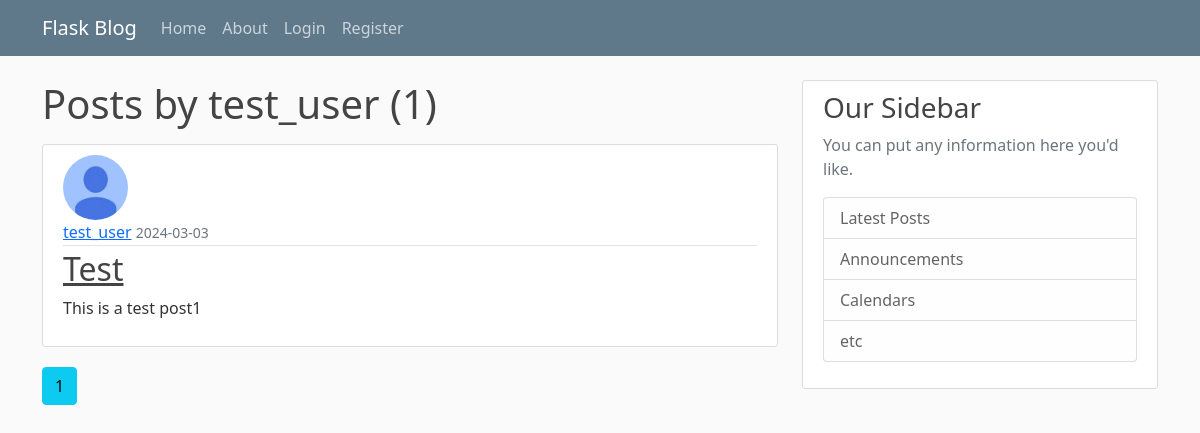
/user/test_user, run on an earlier commit of the app's database.
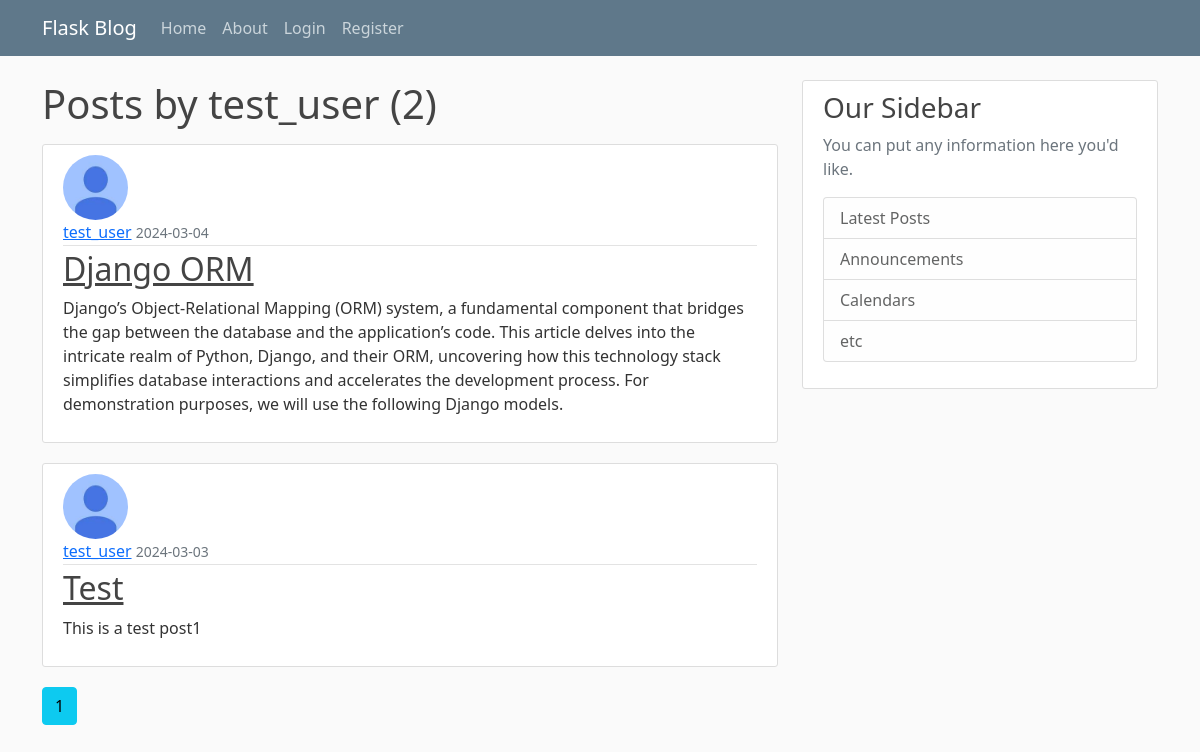
And on a later commit of the database.
### flask_blog/models.py (models this page shows, shortened)
class Post(db.Model):
    id = db.Column(db.Integer, primary_key = True)
    title = db.Column(db.String(120), nullable = False)
    date_posted = db.Column(db.DateTime, nullable = False, default=datetime.utcnow)
    content = db.Column(db.Text, nullable=False)
    user_id = db.Column(db.Integer, db.ForeignKey('user.id'), nullable = False)

class User(db.Model, UserMixin):
    id = db.Column(db.Integer, primary_key = True)
    username = db.Column(db.String(20), unique=True, nullable=False)
    email = db.Column(db.String(120), unique=True, nullable=False)
    image_file = db.Column(db.String(20), nullable=False, default='default.jpg')
    password = db.Column(db.String(60), nullable=False)
    posts = db.relationship('Post', backref='author', lazy=True)

### flask_blog/routes.py (the view)
@app.route("/user/<string:username>")
def user_posts(username):
    page = request.args.get('page', 1, type=int)
    user = User.query.filter_by(username = username).first_or_404()
    posts = Post.query.filter_by(author=user).order_by(Post.date_posted.desc()).paginate(page=page, per_page=5)
    return render_template("user_posts.html", posts=posts, user = user)

### flask_blog/templates/user_posts.html
{% extends "layout.html" %}
{% block start %}
    <h1 class="mb-3"> Posts by {{ user.username }} ({{posts.total}})</h1>
    {% for post in posts %}
    <article class="media content-section">
      <img class="rounded-circle article-img" src="{{ url_for('static',filename='profile_pics/'+post.author.image_file) }}">
        <div class="media-body">
          <div class="article-metadata">
            <a class="mr-2" href="{{url_for('user_posts', username=post.author.username)}}">{{ post.author.username }}</a>
            <small class="text-muted">{{ post.date_posted.strftime('%Y-%m-%d') }}</small>
          </div>
          <h2><a class="article-title" href="{{ url_for('post',post_id=post.id) }}">{{ post.title }}</a></h2>
          <p class="article-content">{{ post.content }}</p>
        </div>
      </article>
    {% endfor %}
    {% for page_no in posts.iter_pages(left_edge = 1, right_edge=1, left_current=1, right_current=2) %}
     {% if page_no %}
        {% if posts.page == page_no%}
           <a class="btn btn-info mb-4" href="{{ url_for('user_posts',username=user.username, page=page_no) }}"> {{page_no}}</a>
        {%else%}
           <a class="btn btn-outline-info mb-4" href="{{ url_for('user_posts',username=user.username, page=page_no) }}"> {{page_no}}</a>
        {%endif%}
     {% else %}
      ...
     {% endif %}
    {% endfor %}
{% endblock %}

What changed in the data, as far as the page shows it:
added Post: image_file (placeholder picture), author.username "test_user", date_posted "2024-03-04", title "Django ORM", content "Django’s Object-Relational Mapping (ORM) system, a fundamental component that bridges the gap between the database and the application’s code. This article delves into the intricate realm of Python, Django, and their ORM, uncovering how this technology stack simplifies database interactions and accelerates the development process. For demonstration purposes, we will use the following Django models."
Also different on the page:
{{ posts.total }}: "1" → "2"
